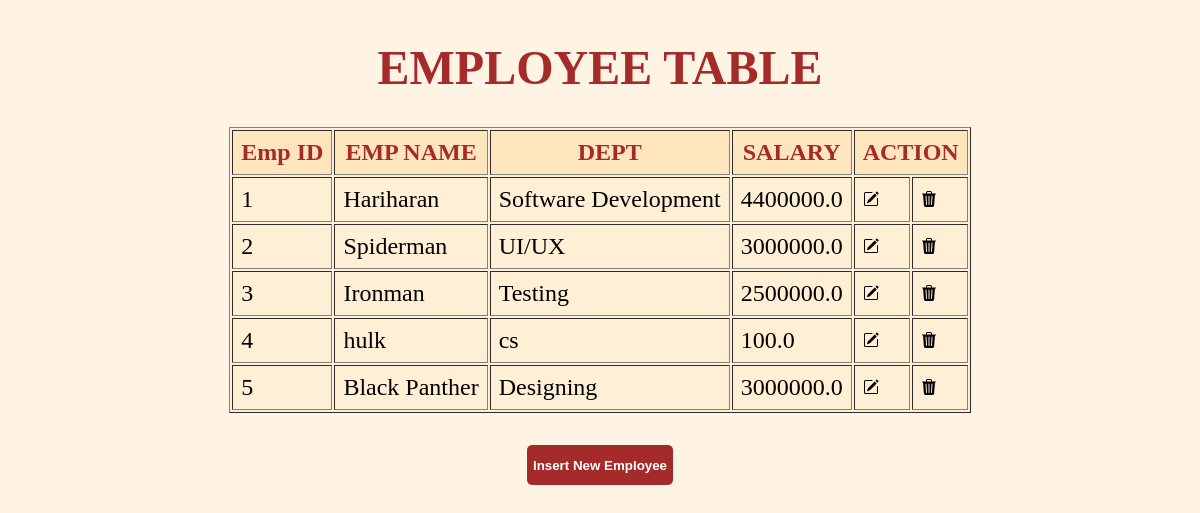
The app's page /, older data.
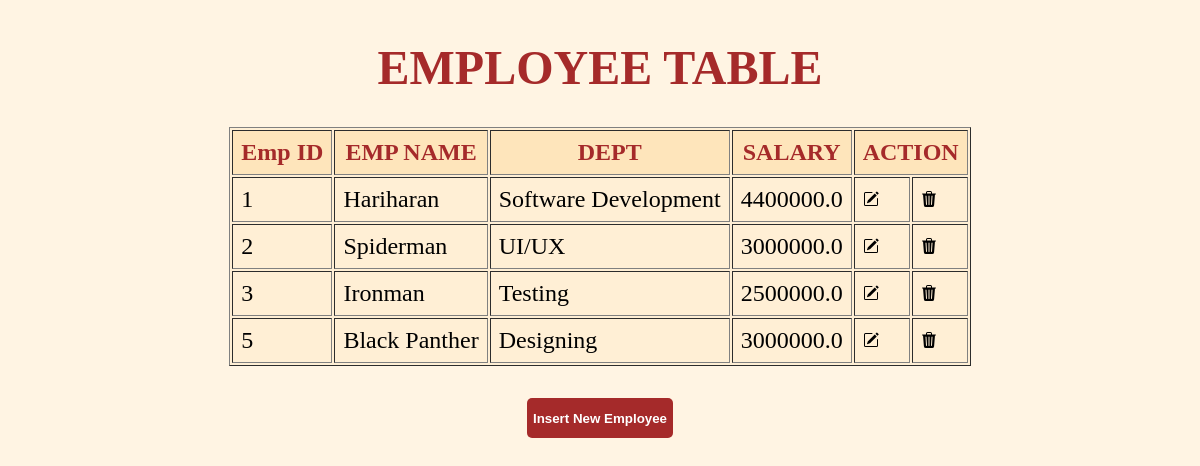
The same page, newer data.
### App1/models.py (models this page shows)
class Employee(models.Model):
    empid = models.IntegerField()
    empname = models.CharField(max_length=20)
    dept = models.CharField(max_length=20)
    salary = models.FloatField()

### App1/views.py (the view)
# urls.py: path('',views.employee,name='listemp'),
def employee(request):
    emp=Employee.objects.all()
    return render(request,'Employee.html',{'employees':emp})

### App1/templates/Employee.html (shortened to what this page needs)
<!DOCTYPE html>
<html lang="en">
<head>
    {% load static %}
</head>
<body>
    <h1>EMPLOYEE TABLE</h1>
    <table border="1">
        <tr>
            <th>Emp ID</th>
            <th>EMP NAME</th>
            <th>DEPT</th>
            <th>SALARY</th>
            <th colspan="2">ACTION</th>
        </tr>
        {% for employee in employees %}
        <tr>
        <td>{{employee.empid}}</td>
        <td>{{employee.empname}}</td>
        <td>{{employee.dept}}</td>
        <td>{{employee.salary}}</td>
        <td><a href="edit/{{employee.id}}"><img src="{% static 'images/pencil-square.svg'%}" alt=""></a></td>
        <td><a href="delete/{{employee.id}}"><img src="{% static 'images/trash3-fill.svg'%}" alt=""></a></td>
        </tr>
        {% endfor %}
    </table>
    <form action="{% url 'insert'%}" method="get">
        <button type="submit">Insert New Employee</button>
    </form>
</body>
</html>

Row changes from the older to the newer data that the page shows:
removed Employee: empid "4", empname "hulk", dept "cs", salary "100.0"
